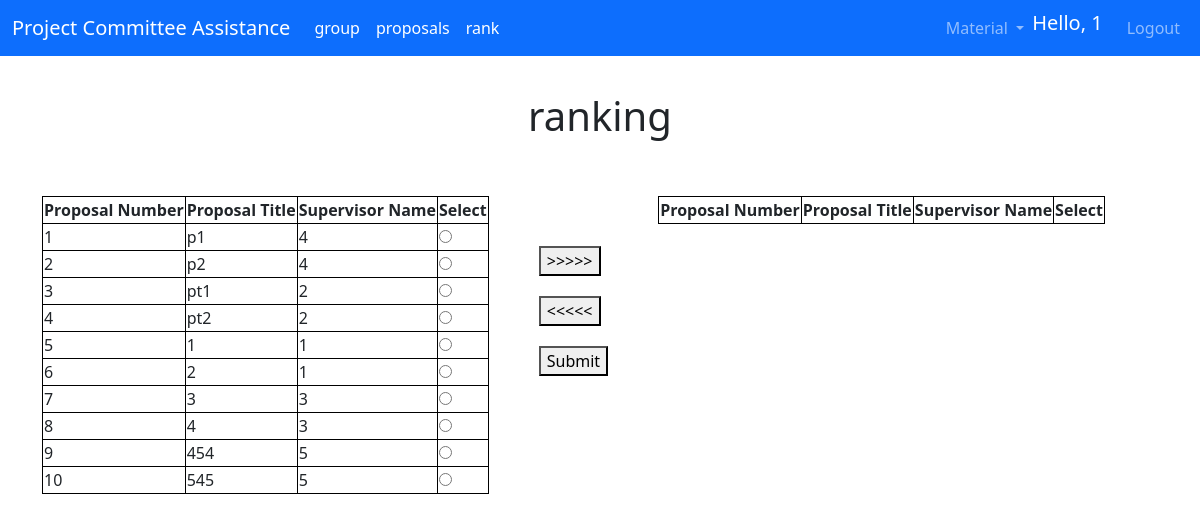
Screenshot of /rank (signed in) with the database file from the repository.
### app/models.py (models this page shows, shortened)
class User(UserMixin,db.Model):
    id = db.Column(db.Integer, primary_key=True)
    username = db.Column(db.String(64), index=True, unique=True, nullable=False)
    email = db.Column(db.String(120), index=True, unique=True, nullable=False)
    password_hash = db.Column(db.String(128), nullable=False)
    admin = db.Column(db.Boolean, default=False)
    faculty = db.Column(db.Boolean, default=False)
    student = db.Column(db.Boolean, default=False)
    leader = db.Column(db.Boolean, default=False)
    sId = db.Column(db.Integer)
    gpa = db.Column(db.Float)
    member = db.Column(db.Integer, db.ForeignKey('group.id'))
    author = db.relationship('Proposal', backref='user', lazy=True)

class Proposal(db.Model):
    id = db.Column(db.Integer, primary_key=True,)
    title = db.Column(db.String(64), index=True, unique=True, nullable=False)
    desc = db.Column(db.String(2064), index=True, nullable=False)
    published = db.Column(db.Boolean, default=False)
    owned = db.Column(db.Boolean, default=False)
    author = db.Column(db.Integer, db.ForeignKey('user.id'))
    holder = db.Column(db.Integer, db.ForeignKey('group.id'))

### app/routes.py (the view)
@app.route('/rank', methods=['GET', 'POST'])
def rank():
    if current_user.member is None:
        return redirect(url_for('group'))
    if not isinstance(dateRank, str):
        if dateRank < date.today():
                flash('deadline has passed!','danger')
                return redirect(url_for('index'))
    group = Group.query.filter_by(id = current_user.member).first()
    group.ranked = False
    if group.ranked:
        flash('already submitted!','danger')
        return redirect(url_for('index'))
    Session = sessionmaker(bind=db.engine)
    session = Session()
    proposals = session.query(Proposal)
    Fmember = session.query(User)
    Arr1 = []
    for proposal in proposals:
        id = proposal.id
        title = proposal.title
        fid = proposal.author
        for fmember in Fmember:
            if fmember.id == fid:
                fName = fmember.username
        Arr1.append(( id,title,fName))
    return render_template('ranking.html', data=Arr1)

### app/models.py (called while the page is built)
@login.user_loader
def load_user(id):
    return User.query.get(int(id))

### app/templates/ranking.html (shortened to what this page needs)
{% extends "base.html" %}
{% block content %}
<head>
</head>
<body>
    <h1 class="d-flex aligns-items-center justify-content-center header" style= "margin-top: 3%;">ranking</h1>
    <br>
    <br>
    <div class="container">
        <div class="tab">
            <table class ="center" id="table1" border="1" >
                <tr>
                    <th>Proposal Number</th>
                    <th>Proposal Title</th>
                    <th>Supervisor Name</th>
                    <th>Select</th>
                </tr>
                {%for row in data%}
                <tr>
                    {%for cell in row%}
                    <td>{{ cell }}</td>
                    {% endfor %}
                    <td><input type="radio" name="check-tab1"></td>
                </tr>
                {% endfor %}
            </table>
        </div>
        <div class="tab tab-btn">
            <button onclick="tab1_To_tab2();">>>>>></button>
            <button onclick="tab2_To_tab1();"><<<<<</button>
            <button onclick="submit();">Submit</button>
        </div>
        <div class="tab">
            <table class ="center" id="table2" border="1">
                <tr>
                    <th>Proposal Number</th>
                    <th>Proposal Title</th>
                    <th>Supervisor Name</th>
                    <th>Select</th>
                </tr>
            </table>
        </div>
    </div>
</body>
{% endblock %}

### app/templates/base.html (shortened to what this page needs)
<!DOCTYPE html>
<html>
    <head>
        <link href="https://cdn.jsdelivr.net/npm/bootstrap@5.3.0-alpha1/dist/css/bootstrap.min.css" rel="stylesheet">
    </head>
    <body>
        <nav class="navbar navbar-expand-lg navbar-dark bg-primary">
            <div class="container-fluid">
              <a class="navbar-brand" href="{{ url_for('index') }}">Project Committee Assistance</a>
              <div class="collapse navbar-collapse" id="navbarSupportedContent">
                <ul class="navbar-nav me-auto my-2 my-lg-0 ">
                  {% if current_user.student %}
                  <li class="nav-item">
                      <a class="nav-link active" href="{{ url_for('group') }}">group</a>
                  </li>
                  <li class="nav-item">
                    <a class="nav-link active" href="{{ url_for('viewProposal') }}">proposals</a>
                  </li>
                  {% endif %}
                  {% if current_user.leader %}
                  <li class="nav-item">
                    <a class="nav-link active" href="{{ url_for('rank') }}">rank</a>
                  </li>
                  {% endif %}
                </ul>
                <ul class="navbar-nav ms-auto mb-2 mb-lg-0">
                  <li class="nav-item dropdown">
                    <a class="nav-link dropdown-toggle" href="#" role="button" data-bs-toggle="dropdown" aria-expanded="false">
                      Material
                    </a>
                  </li>
                  {% if current_user.is_anonymous %}
                  <li class="nav-item">
                    <a class="nav-link" href="{{ url_for('loginChoice') }}" >Login</a>
                  </li>
                  <li class="nav-item">
                    <a class="nav-link" href="{{ url_for('registerChoice') }}" >Register</a>
                  </li>
                  {% else %}
                  <li class="nav-item">
                    <span class="navbar-brand">Hello, {{current_user.username}}</span>
                  </li>
                  <li class="nav-item">
                    <a class="nav-link" href="{{ url_for('logout') }}" >Logout</a>
                  </li>
                {% endif %}
                </ul>
              </div>
            </div>
          </nav>
        {% block content %}{% endblock %}
    </body>
</html>

### app/templates/ranking.html (style rules this page uses)
table, th, td { border: 1px solid black; border-collapse: collapse; }
table.center { margin-left: auto; margin-right: auto; }
.container { overflow: hidden }
.tab { float: left }
.tab-btn { margin: 50px; }
button { display:block;margin-bottom: 20px; }
tr { transition:all .25s ease-in-out }

### rows the page displays
User: username "1"
Proposal: row "1" "4", title "p1"
Proposal: row "2" "4", title "p2"
Proposal: row "3" "2", title "pt1"
Proposal: row "4" "2", title "pt2"
Proposal: row "9" "5", title "454"
Proposal: row "10" "5", title "545"

### other values shown
{{ cell }} "5" "1" "1" "6" "2" "1" "7" "3" "3" "8" "4" "3"
